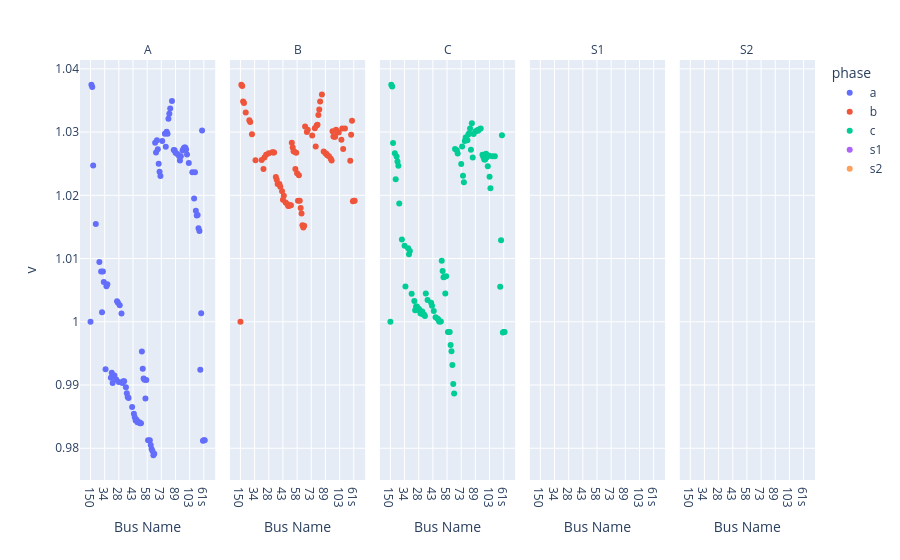

The notebook cell saved with this chart:
### Code cell
result.plot_voltages()

### Figure 1 — Plotly figure (JSON) as saved in the notebook; plotly's stock layout.template omitted (floating-point values rounded to 4 significant figures; data arrays with more than 128 entries replaced by an {"elided": "..."} marker saying what was removed)
{"data": [{"hovertemplate": "phase=a<br>name=%{x}<br>v=%{y}<extra></extra>", "legendgroup": "a", "marker": {"color": "#636efa", "symbol": "circle"}, "mode": "markers", "name": "a", "orientation": "v", "showlegend": true, "type": "scatter", "x": {"elided": "130 str values"}, "xaxis": "x", "y": {"elided": "130 float values"}, "yaxis": "y"}, {"hovertemplate": "phase=b<br>name=%{x}<br>v=%{y}<extra></extra>", "legendgroup": "b", "marker": {"color": "#EF553B", "symbol": "circle"}, "mode": "markers", "name": "b", "orientation": "v", "showlegend": true, "type": "scatter", "x": {"elided": "130 str values"}, "xaxis": "x2", "y": {"elided": "130 float values"}, "yaxis": "y2"}, {"hovertemplate": "phase=c<br>name=%{x}<br>v=%{y}<extra></extra>", "legendgroup": "c", "marker": {"color": "#00cc96", "symbol": "circle"}, "mode": "markers", "name": "c", "orientation": "v", "showlegend": true, "type": "scatter", "x": {"elided": "130 str values"}, "xaxis": "x3", "y": {"elided": "130 float values"}, "yaxis": "y3"}, {"hovertemplate": "phase=s1<br>name=%{x}<br>v=%{y}<extra></extra>", "legendgroup": "s1", "marker": {"color": "#ab63fa", "symbol": "circle"}, "mode": "markers", "name": "s1", "orientation": "v", "showlegend": true, "type": "scatter", "x": {"elided": "130 str values"}, "xaxis": "x4", "y": {"elided": "130 float values"}, "yaxis": "y4"}, {"hovertemplate": "phase=s2<br>name=%{x}<br>v=%{y}<extra></extra>", "legendgroup": "s2", "marker": {"color": "#FFA15A", "symbol": "circle"}, "mode": "markers", "name": "s2", "orientation": "v", "showlegend": true, "type": "scatter", "x": {"elided": "130 str values"}, "xaxis": "x5", "y": {"elided": "130 float values"}, "yaxis": "y5"}], "layout": {"annotations": [{"font": {}, "showarrow": false, "text": "A", "x": 0.092, "xanchor": "center", "xref": "paper", "y": 1, "yanchor": "bottom", "yref": "paper"}, {"font": {}, "showarrow": false, "text": "B", "x": 0.296, "xanchor": "center", "xref": "paper", "y": 1, "yanchor": "bottom", "yref": "paper"}, {"font": {}, "showarrow": false, "text": "C", "x": 0.5, "xanchor": "center", "xref": "paper", "y": 1, "yanchor": "bottom", "yref": "paper"}, {"font": {}, "showarrow": false, "text": "S1", "x": 0.704, "xanchor": "center", "xref": "paper", "y": 1, "yanchor": "bottom", "yref": "paper"}, {"font": {}, "showarrow": false, "text": "S2", "x": 0.908, "xanchor": "center", "xref": "paper", "y": 1, "yanchor": "bottom", "yref": "paper"}], "legend": {"title": {"text": "phase"}, "tracegroupgap": 0}, "margin": {"t": 60}, "xaxis": {"anchor": "y", "domain": [0, 0.184], "title": {"text": "Bus Name"}}, "xaxis2": {"anchor": "y2", "domain": [0.204, 0.388], "matches": "x", "title": {"text": "Bus Name"}}, "xaxis3": {"anchor": "y3", "domain": [0.408, 0.592], "matches": "x", "title": {"text": "Bus Name"}}, "xaxis4": {"anchor": "y4", "domain": [0.612, 0.796], "matches": "x", "title": {"text": "Bus Name"}}, "xaxis5": {"anchor": "y5", "domain": [0.816, 1], "matches": "x", "title": {"text": "Bus Name"}}, "yaxis": {"anchor": "x", "domain": [0, 1], "title": {"text": "v"}}, "yaxis2": {"anchor": "x2", "domain": [0, 1], "matches": "y", "showticklabels": false}, "yaxis3": {"anchor": "x3", "domain": [0, 1], "matches": "y", "showticklabels": false}, "yaxis4": {"anchor": "x4", "domain": [0, 1], "matches": "y", "showticklabels": false}, "yaxis5": {"anchor": "x5", "domain": [0, 1], "matches": "y", "showticklabels": false}}}
